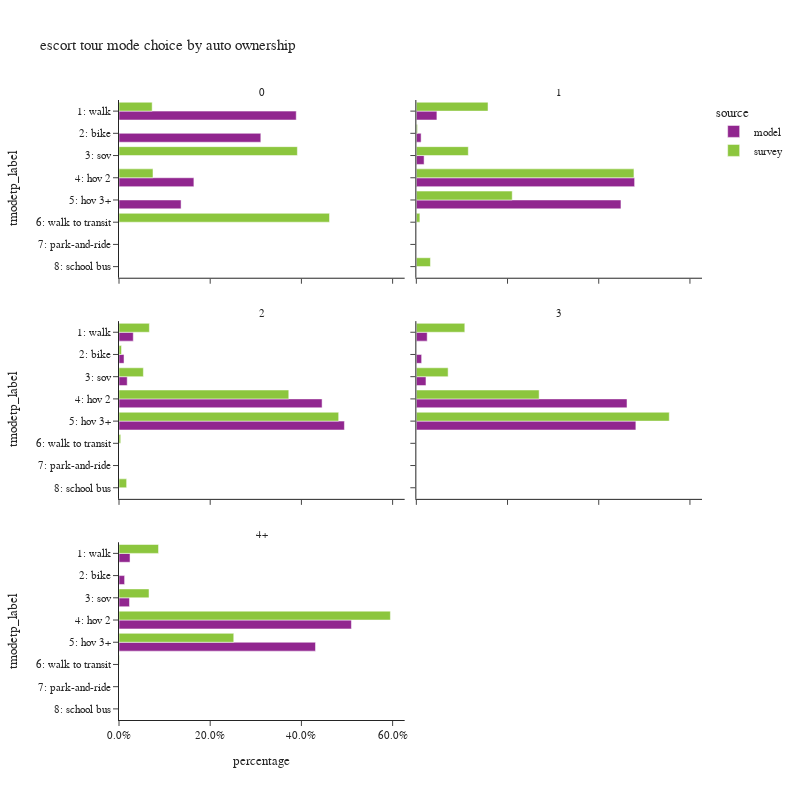

The code cell stored with this chart in its notebook:
### Code cell
plot_mode_choice(es_tour.loc[es_tour['auto_ownership_4+']!="-1"],
                 "auto_ownership_4+",
                 {"auto_ownership_4+":["0","1","2","3","4+"],
                  "tmodetp_label":["1: walk","2: bike","3: sov","4: hov 2","5: hov 3+","6: walk to transit",
                                   "7: park-and-ride","8: school bus","9: other–survey only"]},
                 "auto ownership",2,800)

### Figure 1 — Plotly figure (JSON) as saved in the notebook; plotly's stock layout.template omitted (floating-point values rounded to 4 significant figures)
{"data": [{"alignmentgroup": "True", "customdata": [[10672], [8539], [4509], [3738]], "hovertemplate": "source=model<br>auto_ownership_4+=0<br>percentage=%{x}<br>tmodetp_label=%{y}<br>sample count=%{customdata[0]}<extra></extra>", "legendgroup": "model", "marker": {"color": "#91268F", "pattern": {"shape": ""}}, "name": "model", "offsetgroup": "model", "orientation": "h", "showlegend": true, "textposition": "auto", "type": "bar", "x": [0.3887, 0.311, 0.1642, 0.1361], "xaxis": "x5", "y": ["1: walk", "2: bike", "4: hov 2", "5: hov 3+"], "yaxis": "y5"}, {"alignmentgroup": "True", "customdata": [[5639], [1309], [2127], [59824], [56083]], "hovertemplate": "source=model<br>auto_ownership_4+=1<br>percentage=%{x}<br>tmodetp_label=%{y}<br>sample count=%{customdata[0]}<extra></extra>", "legendgroup": "model", "marker": {"color": "#91268F", "pattern": {"shape": ""}}, "name": "model", "offsetgroup": "model", "orientation": "h", "showlegend": false, "textposition": "auto", "type": "bar", "x": [0.04512, 0.01047, 0.01702, 0.4787, 0.4487], "xaxis": "x6", "y": ["1: walk", "2: bike", "3: sov", "4: hov 2", "5: hov 3+"], "yaxis": "y6"}, {"alignmentgroup": "True", "customdata": [[10222], [3593], [5873], [145358], [161335]], "hovertemplate": "source=model<br>auto_ownership_4+=2<br>percentage=%{x}<br>tmodetp_label=%{y}<br>sample count=%{customdata[0]}<extra></extra>", "legendgroup": "model", "marker": {"color": "#91268F", "pattern": {"shape": ""}}, "name": "model", "offsetgroup": "model", "orientation": "h", "showlegend": false, "textposition": "auto", "type": "bar", "x": [0.03132, 0.01101, 0.01799, 0.4454, 0.4943], "xaxis": "x3", "y": ["1: walk", "2: bike", "3: sov", "4: hov 2", "5: hov 3+"], "yaxis": "y3"}, {"alignmentgroup": "True", "customdata": [[4433], [2167], [3937], [86026], [89643]], "hovertemplate": "source=model<br>auto_ownership_4+=3<br>percentage=%{x}<br>tmodetp_label=%{y}<br>sample count=%{customdata[0]}<extra></extra>", "legendgroup": "model", "marker": {"color": "#91268F", "pattern": {"shape": ""}}, "name": "model", "offsetgroup": "model", "orientation": "h", "showlegend": false, "textposition": "auto", "type": "bar", "x": [0.02381, 0.01164, 0.02114, 0.462, 0.4814], "xaxis": "x4", "y": ["1: walk", "2: bike", "3: sov", "4: hov 2", "5: hov 3+"], "yaxis": "y4"}, {"alignmentgroup": "True", "customdata": [[2342], [1189], [2225], [49325], [41703]], "hovertemplate": "source=model<br>auto_ownership_4+=4+<br>percentage=%{x}<br>tmodetp_label=%{y}<br>sample count=%{customdata[0]}<extra></extra>", "legendgroup": "model", "marker": {"color": "#91268F", "pattern": {"shape": ""}}, "name": "model", "offsetgroup": "model", "orientation": "h", "showlegend": false, "textposition": "auto", "type": "bar", "x": [0.0242, 0.01229, 0.02299, 0.5096, 0.4309], "xaxis": "x", "y": ["1: walk", "2: bike", "3: sov", "4: hov 2", "5: hov 3+"], "yaxis": "y"}, {"alignmentgroup": "True", "customdata": [[5], [1], [1], [4]], "hovertemplate": "source=survey<br>auto_ownership_4+=0<br>percentage=%{x}<br>tmodetp_label=%{y}<br>sample count=%{customdata[0]}<extra></extra>", "legendgroup": "survey", "marker": {"color": "#8CC63E", "pattern": {"shape": ""}}, "name": "survey", "offsetgroup": "survey", "orientation": "h", "showlegend": true, "textposition": "auto", "type": "bar", "x": [0.07271, 0.3911, 0.07453, 0.4616], "xaxis": "x5", "y": ["1: walk", "3: sov", "4: hov 2", "6: walk to transit"], "yaxis": "y5"}, {"alignmentgroup": "True", "customdata": [[43], [6], [19], [99], [66], [6], [2]], "hovertemplate": "source=survey<br>auto_ownership_4+=1<br>percentage=%{x}<br>tmodetp_label=%{y}<br>sample count=%{customdata[0]}<extra></extra>", "legendgroup": "survey", "marker": {"color": "#8CC63E", "pattern": {"shape": ""}}, "name": "survey", "offsetgroup": "survey", "orientation": "h", "showlegend": false, "textposition": "auto", "type": "bar", "x": [0.1572, 0.002571, 0.114, 0.4772, 0.2103, 0.007816, 0.03094], "xaxis": "x6", "y": ["1: walk", "2: bike", "3: sov", "4: hov 2", "5: hov 3+", "6: walk to transit", "8: school bus"], "yaxis": "y6"}, {"alignmentgroup": "True", "customdata": [[34], [4], [20], [160], [164], [2], [4]], "hovertemplate": "source=survey<br>auto_ownership_4+=2<br>percentage=%{x}<br>tmodetp_label=%{y}<br>sample count=%{customdata[0]}<extra></extra>", "legendgroup": "survey", "marker": {"color": "#8CC63E", "pattern": {"shape": ""}}, "name": "survey", "offsetgroup": "survey", "orientation": "h", "showlegend": false, "textposition": "auto", "type": "bar", "x": [0.0666, 0.005436, 0.05344, 0.3723, 0.4817, 0.003744, 0.01676], "xaxis": "x3", "y": ["1: walk", "2: bike", "3: sov", "4: hov 2", "5: hov 3+", "6: walk to transit", "8: school bus"], "yaxis": "y3"}, {"alignmentgroup": "True", "customdata": [[4], [8], [33], [28]], "hovertemplate": "source=survey<br>auto_ownership_4+=3<br>percentage=%{x}<br>tmodetp_label=%{y}<br>sample count=%{customdata[0]}<extra></extra>", "legendgroup": "survey", "marker": {"color": "#8CC63E", "pattern": {"shape": ""}}, "name": "survey", "offsetgroup": "survey", "orientation": "h", "showlegend": false, "textposition": "auto", "type": "bar", "x": [0.1063, 0.06972, 0.2693, 0.5547], "xaxis": "x4", "y": ["1: walk", "3: sov", "4: hov 2", "5: hov 3+"], "yaxis": "y4"}, {"alignmentgroup": "True", "customdata": [[2], [2], [17], [8], [1]], "hovertemplate": "source=survey<br>auto_ownership_4+=4+<br>percentage=%{x}<br>tmodetp_label=%{y}<br>sample count=%{customdata[0]}<extra></extra>", "legendgroup": "survey", "marker": {"color": "#8CC63E", "pattern": {"shape": ""}}, "name": "survey", "offsetgroup": "survey", "orientation": "h", "showlegend": false, "textposition": "auto", "type": "bar", "x": [0.08667, 0.06584, 0.5951, 0.2516, 0.0007552], "xaxis": "x", "y": ["1: walk", "3: sov", "4: hov 2", "5: hov 3+", "6: walk to transit"], "yaxis": "y"}], "layout": {"annotations": [{"font": {}, "showarrow": false, "text": "4+", "x": 0.245, "xanchor": "center", "xref": "paper", "y": 0.2867, "yanchor": "bottom", "yref": "paper"}, {"font": {}, "showarrow": false, "text": "2", "x": 0.245, "xanchor": "center", "xref": "paper", "y": 0.6433, "yanchor": "bottom", "yref": "paper"}, {"font": {}, "showarrow": false, "text": "3", "x": 0.755, "xanchor": "center", "xref": "paper", "y": 0.6433, "yanchor": "bottom", "yref": "paper"}, {"font": {}, "showarrow": false, "text": "0", "x": 0.245, "xanchor": "center", "xref": "paper", "y": 1.0, "yanchor": "bottom", "yref": "paper"}, {"font": {}, "showarrow": false, "text": "1", "x": 0.755, "xanchor": "center", "xref": "paper", "y": 1.0, "yanchor": "bottom", "yref": "paper"}], "barmode": "group", "height": 800, "legend": {"title": {"text": "source"}, "tracegroupgap": 0}, "title": {"text": "escort tour mode choice by auto ownership"}, "width": 800, "xaxis": {"anchor": "y", "domain": [0.0, 0.49], "tickformat": ".1%", "title": {"text": "percentage"}}, "xaxis2": {"anchor": "y2", "domain": [0.51, 1.0], "matches": "x", "tickformat": ".1%", "title": {"text": "percentage"}}, "xaxis3": {"anchor": "y3", "domain": [0.0, 0.49], "matches": "x", "showticklabels": false, "tickformat": ".1%"}, "xaxis4": {"anchor": "y4", "domain": [0.51, 1.0], "matches": "x", "showticklabels": false, "tickformat": ".1%"}, "xaxis5": {"anchor": "y5", "domain": [0.0, 0.49], "matches": "x", "showticklabels": false, "tickformat": ".1%"}, "xaxis6": {"anchor": "y6", "domain": [0.51, 1.0], "matches": "x", "showticklabels": false, "tickformat": ".1%"}, "yaxis": {"anchor": "x", "categoryarray": ["9: other–survey only", "8: school bus", "7: park-and-ride", "6: walk to transit", "5: hov 3+", "4: hov 2", "3: sov", "2: bike", "1: walk"], "categoryorder": "array", "domain": [0.0, 0.2867], "title": {"text": "tmodetp_label"}}, "yaxis2": {"anchor": "x2", "domain": [0.0, 0.2867], "matches": "y", "showticklabels": false}, "yaxis3": {"anchor": "x3", "categoryarray": ["9: other–survey only", "8: school bus", "7: park-and-ride", "6: walk to transit", "5: hov 3+", "4: hov 2", "3: sov", "2: bike", "1: walk"], "categoryorder": "array", "domain": [0.3567, 0.6433], "matches": "y", "title": {"text": "tmodetp_label"}}, "yaxis4": {"anchor": "x4", "domain": [0.3567, 0.6433], "matches": "y", "showticklabels": false}, "yaxis5": {"anchor": "x5", "categoryarray": ["9: other–survey only", "8: school bus", "7: park-and-ride", "6: walk to transit", "5: hov 3+", "4: hov 2", "3: sov", "2: bike", "1: walk"], "categoryorder": "array", "domain": [0.7133, 1.0], "matches": "y", "title": {"text": "tmodetp_label"}}, "yaxis6": {"anchor": "x6", "domain": [0.7133, 1.0], "matches": "y", "showticklabels": false}}}
